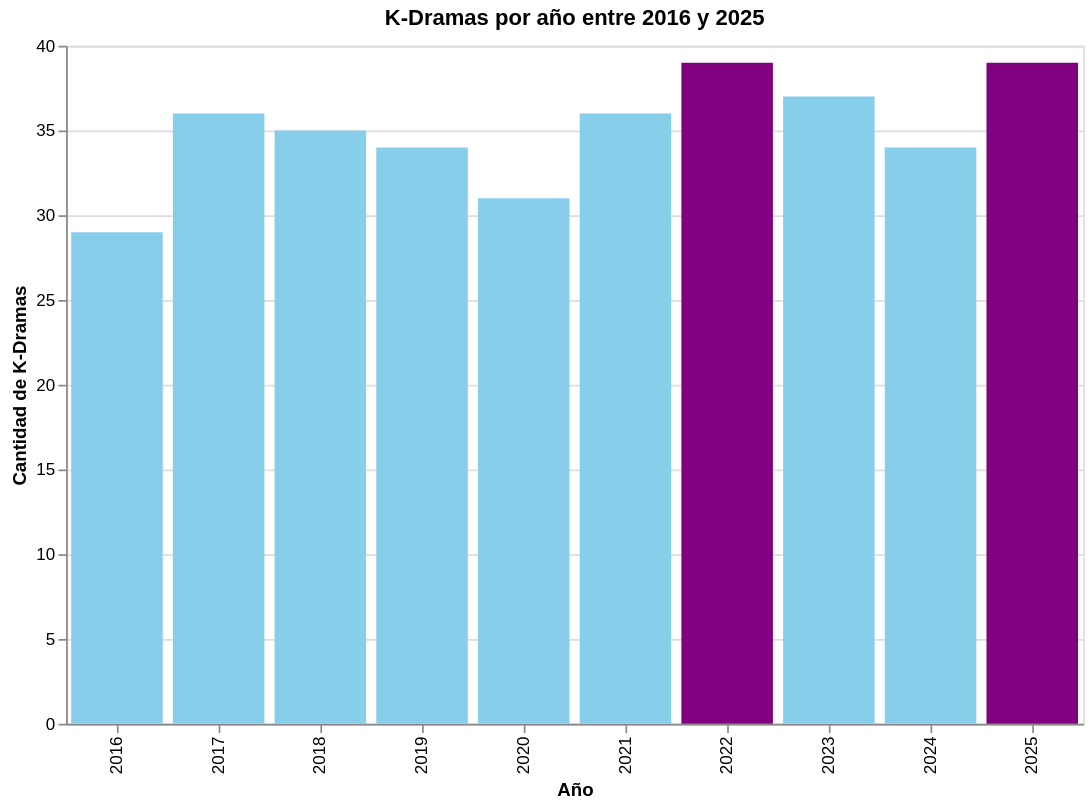

Here is the notebook cell this chart was saved with:
### Code cell
grafico = alt.Chart(kdramas_por_ano).mark_bar().encode(
    x=alt.X("release_year:O", title="Año"),
    y=alt.Y("cantidad:Q", title="Cantidad de K-Dramas"),

    color=alt.when(
        alt.datum.cantidad == maximo
    ).then(
        alt.value("purple")
    ).otherwise(
        alt.value("skyblue")
    ),

    tooltip=["release_year","cantidad"]

).properties(
    title="K-Dramas por año entre 2016 y 2025",
    width=600,
    height=400
)

grafico

### Figure 1 — Vega-Lite specification as saved in the notebook (floating-point values rounded to 4 significant figures)
{"config": {"view": {"continuousWidth": 300, "continuousHeight": 300}}, "data": {"name": "data-ab9d2594eb61137a240ac3d9b68ac9f6"}, "mark": {"type": "bar"}, "encoding": {"color": {"condition": [{"test": "(datum.cantidad === 39)", "value": "purple"}], "value": "skyblue"}, "tooltip": [{"field": "release_year", "type": "quantitative"}, {"field": "cantidad", "type": "quantitative"}], "x": {"field": "release_year", "title": "Año", "type": "ordinal"}, "y": {"field": "cantidad", "title": "Cantidad de K-Dramas", "type": "quantitative"}}, "height": 400, "title": "K-Dramas por año entre 2016 y 2025", "width": 600, "$schema": "https://vega.github.io/schema/vega-lite/v6.4.1.json", "datasets": {"data-ab9d2594eb61137a240ac3d9b68ac9f6": [{"release_year": 2016, "cantidad": 29}, {"release_year": 2017, "cantidad": 36}, {"release_year": 2018, "cantidad": 35}, {"release_year": 2019, "cantidad": 34}, {"release_year": 2020, "cantidad": 31}, {"release_year": 2021, "cantidad": 36}, {"release_year": 2022, "cantidad": 39}, {"release_year": 2023, "cantidad": 37}, {"release_year": 2024, "cantidad": 34}, {"release_year": 2025, "cantidad": 39}]}}
